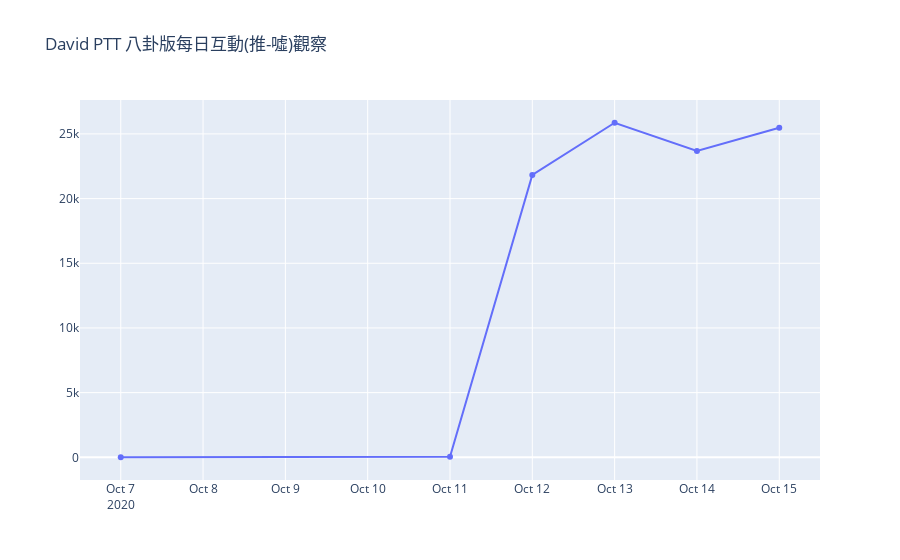

The notebook cell saved with this chart:
### Code cell
plotly.offline.init_notebook_mode(connected=True)
plotly.offline.iplot({
        "data": [{
                "x": x_axis,
                "y": y_axis
            }],
        "layout": {
            "title": "David PTT 八卦版每日互動(推-噓)觀察"
        }
    })

### Figure 1 — Plotly figure (JSON) as saved in the notebook; plotly's stock layout.template omitted (floating-point values rounded to 4 significant figures)
{"data": [{"type": "scatter", "x": ["2020-10-07", "2020-10-11", "2020-10-12", "2020-10-13", "2020-10-14", "2020-10-15"], "y": [5, 45, 21834, 25864, 23686, 25479]}], "layout": {"title": {"text": "David PTT 八卦版每日互動(推-噓)觀察"}}}
